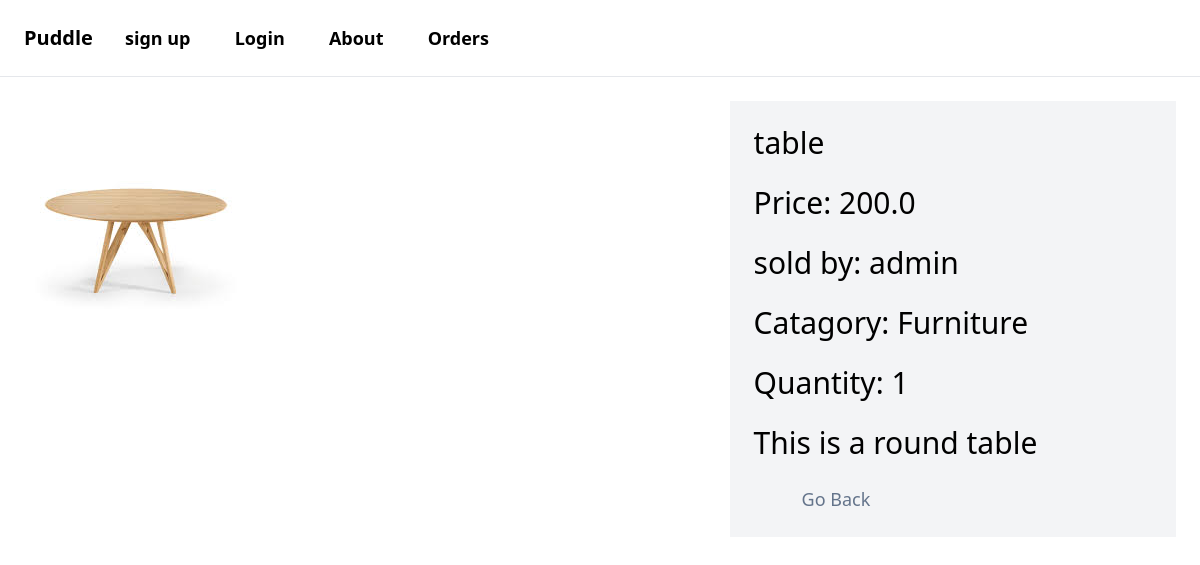
The page /item/7 on the database its author committed.
### item/models.py (models this page shows, shortened)
class Item(models.Model):
    catagory = models.ForeignKey(Catagory, related_name='items', on_delete=models.CASCADE)
    name = models.CharField(max_length=200)
    description = models.TextField(blank=True, null=True)
    price = models.FloatField()
    image = models.ImageField(upload_to='item_images', blank=True, null=True)
    quantity = models.IntegerField(default=1)
    is_sold = models.BooleanField(default=False)
    created_by = models.ForeignKey(User, related_name='items', on_delete=models.CASCADE)
    created_at = models.DateTimeField(auto_now_add=True)

class Catagory(models.Model):
    name = models.CharField(max_length=200)
    class Meta:
        verbose_name_plural = 'Catagories'
        ordering = ('name' ,)
    def __str__(self):
        return self.name

### item/views.py (the view)
# urls.py: path('<int:pk>', views.detail , name='detail' ),
def detail(request, pk):
    item = get_object_or_404(Item, pk=pk)
    context = {'item' : item}
    return render(request, 'item/detail.html', context)

### item/templates/item/detail.html (shortened to what this page needs)
{% extends 'core/base.html' %}
{% block content %}
    <div class="grid grid-cols-5 gap-6">
        <div class="col-span-3">
            <img src="{{ item.image.url }}" alt="item">
        </div>
        <div class="col-span-2 p-6 bg-gray-100">
            <h1 class="mb-6 text-3xl">{{item.name}}</h1>
            <h1 class="mb-6 text-3xl">Price: {{item.price}}</h1>
            <h1 class="mb-6 text-3xl">sold by: {{item.created_by}}</h1>
            <h1 class="mb-6 text-3xl">Catagory: {{item.catagory}}</h1>
            <h1 class="mb-6 text-3xl">Quantity: {{item.quantity}}</h1>
            {% if item.description %}
            <h1 class="mb-6 text-3xl">{{item.description}}</h1>
            {% endif %}
            <a class="block w-full text-lg text-slate-500 hover:file:bg-violet-100 mx-6 px-6" href="{% url 'core:index' %}">Go Back</a>
        </div>
    </div>
{% endblock %}

### rows shown on the page
Item: image (picture), name "table", price "200.0", created_by "admin", catagory "Furniture", quantity "1", description "This is a round table"
